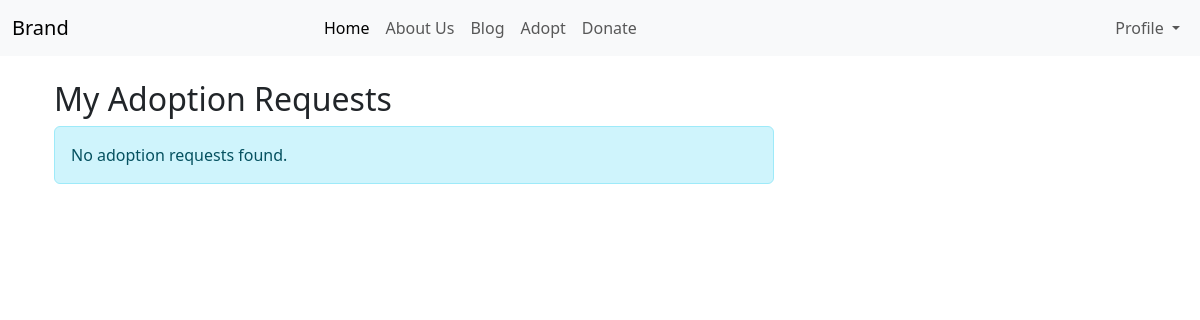
/adoption-requests/ (signed in), run on an earlier commit of the app's database.
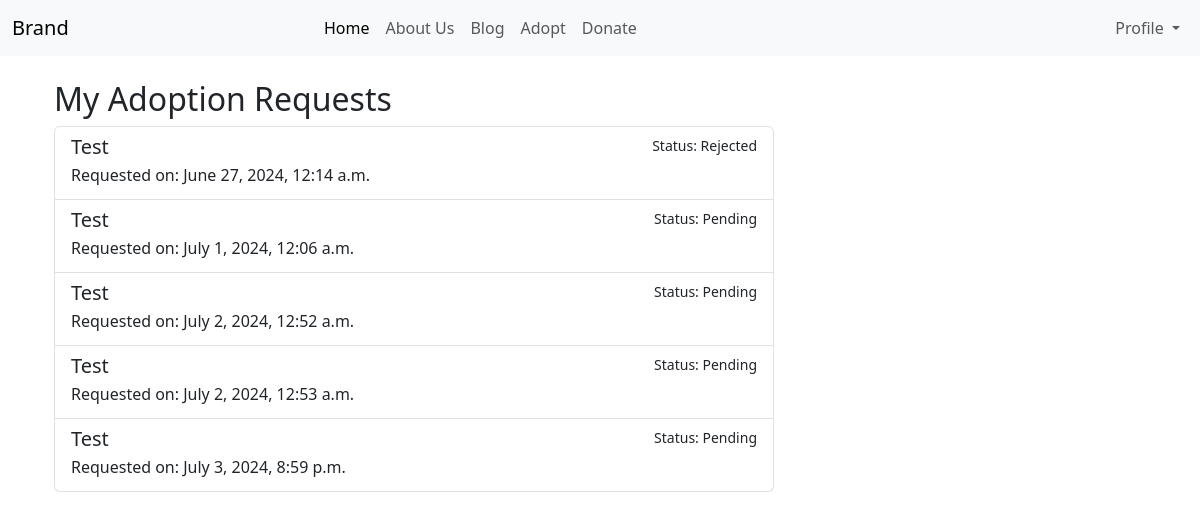
And on a later commit of the database.
### base/models/adoption_request.py (models this page shows, shortened)
class AdoptionRequest(models.Model):
    STATUS_CHOICES = (
        ('pending', 'Pending'),
        ('approved', 'Approved'),
        ('rejected', 'Rejected'),
    )
    user = models.ForeignKey(User, on_delete=models.CASCADE)
    child = models.ForeignKey(Child, on_delete=models.CASCADE)
    status = models.CharField(max_length=10, choices=STATUS_CHOICES, default='pending')
    created_at = models.DateTimeField(auto_now_add=True)
    updated_at = models.DateTimeField(auto_now=True)
    approved_date = models.DateTimeField(null=True, blank=True)
    rejected_date = models.DateTimeField(null=True, blank=True)

### base/models/children.py (models this page shows)
class Child(models.Model):
    name = models.CharField(max_length=100)
    age = models.IntegerField()
    description = models.TextField()
    is_adopted = models.BooleanField(default=False)
    gender = models.CharField(max_length=10 , null= True)
    image= models.ImageField(upload_to='children_photos/' , null= True)
    def __str__(self):
        return self.name

### base/views.py (the view)
# urls.py: path('adoption-requests/', views.adoption_requests_view, name='adoption_requests'),
@login_required
def adoption_requests_view(request):
    user_requests = AdoptionRequest.objects.filter(user=request.user)
    return render(request, 'base/adoption_requests.html', {'adoption_requests': user_requests})

### base/templates/base/adoption_requests.html (shortened to what this page needs)
{% extends 'base.html' %}
{% block content %}
<body>
    <div class="container mt-4">
        <h2>My Adoption Requests</h2>
        <div class="row">
            <div class="col-md-8">
                <div class="list-group">
                    {% for request in adoption_requests %}
                        <div class="list-group-item list-group-item-action">
                            <div class="d-flex w-100 justify-content-between">
                                <h5 class="mb-1">{{ request.child }}</h5>
                                <small>Status: {{ request.get_status_display }}</small>
                            </div>
                            <p class="mb-1">Requested on: {{ request.created_at }}</p>
                        </div>
                    {% empty %}
                        <div class="alert alert-info" role="alert">
                            No adoption requests found.
                        </div>
                    {% endfor %}
                </div>
            </div>
        </div>
    </div>
{% endblock %}

### templates/base.html (shortened to what this page needs)
{% load static %}
{%load crispy_forms_tags %}
<!DOCTYPE html>
<html lang="en">
<head>
    <link href="https://cdn.jsdelivr.net/npm/bootstrap@5.3.3/dist/css/bootstrap.min.css" rel="stylesheet">
  <link href="https://cdnjs.cloudflare.com/ajax/libs/bootstrap-icons/1.5.0/font/bootstrap-icons.min.css" rel="stylesheet">
  <link href="https://cdnjs.cloudflare.com/ajax/libs/aos/2.3.4/aos.css" rel="stylesheet">
  <link rel="stylesheet" href="https://cdnjs.cloudflare.com/ajax/libs/font-awesome/5.15.4/css/all.min.css">
  <link href="https://cdnjs.cloudflare.com/ajax/libs/glightbox/3.1.0/css/glightbox.min.css" rel="stylesheet">
  <link href="https://cdnjs.cloudflare.com/ajax/libs/Swiper/6.8.4/swiper-bundle.min.css" rel="stylesheet">
</head>
<body>
    {% include 'navbar.html' %}
    <div class="container mt-4">
        {% block content %}
        {% endblock %}
    </div>
</body>
</html>

### templates/navbar.html (shortened to what this page needs)
<!DOCTYPE html>
<html lang="en">
<head>
</head>
<body>
   <nav class="navbar navbar-expand-lg navbar-light bg-light">
  <div class="container-fluid">
    <a class="navbar-brand" href="#">Brand</a>
    <div class="collapse navbar-collapse justify-content-center" id="navbarNav">
      <ul class="navbar-nav mx-auto">
        <li class="nav-item">
          <a class="nav-link active" aria-current="page" href="{% url 'home' %}">Home</a>
        </li>
        <li class="nav-item">
          <a class="nav-link" href="{% url 'about' %}">About Us</a>
        </li>
        <li class="nav-item">
          <a class="nav-link" href="#">Blog</a>
        </li>
        <li class="nav-item">
          <a class="nav-link" href="{% url 'child_list' %}">Adopt</a>
        </li>
        <li class="nav-item">
            <a class="nav-link" href="{% url 'donation_form' %}">Donate</a>
          </li>
      </ul>
      <ul class="navbar-nav ms-auto">
        <li class="nav-item dropdown">
          <a class="nav-link dropdown-toggle" href="#" id="navbarDropdown" role="button" data-bs-toggle="dropdown" aria-expanded="false">
            Profile
          </a>
        </li>
      </ul>
    </div>
  </div>
</nav>
</body>
</html>

What changed in the data, as far as the page shows it:
now on this page (row edited): AdoptionRequest: child "Test", status "Rejected", created_at "June 27, 2024, 12:14 a.m."
added AdoptionRequest: child "Test", status "Pending", created_at "July 1, 2024, 12:06 a.m."
added AdoptionRequest: child "Test", status "Pending", created_at "July 2, 2024, 12:52 a.m."
added AdoptionRequest: child "Test", status "Pending", created_at "July 2, 2024, 12:53 a.m."
added AdoptionRequest: child "Test", status "Pending", created_at "July 3, 2024, 8:59 p.m."
Also different on the page:
text no longer shown: "No adoption requests found."
